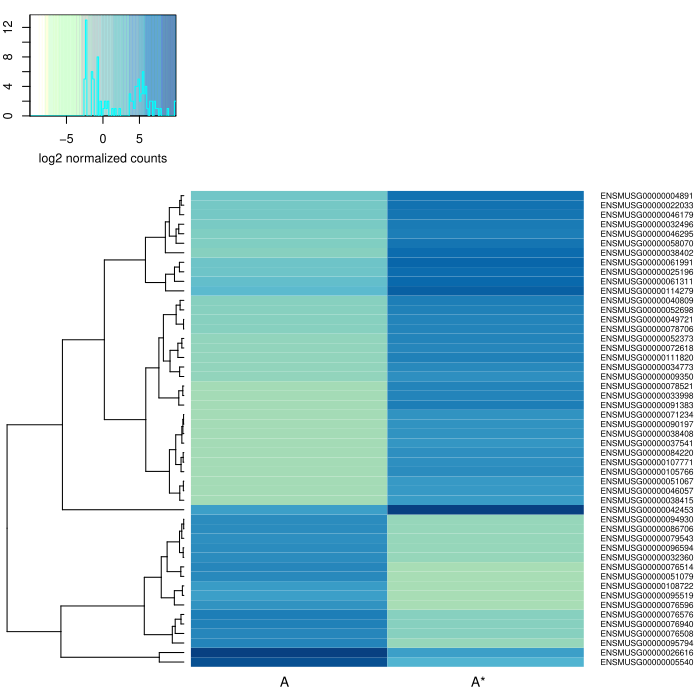

The script that drew this image:
#! /usr/bin/env Rscript
suppressMessages(library("gplots"))
library("RColorBrewer")

args <- commandArgs(TRUE)
input <- args[1]
topx <- as.numeric(args[2])
output <- args[3]

ddsr <- read.csv(input, header=TRUE, sep=",")
ddsr <- ddsr[rev(order(abs(ddsr$log2FoldChange))) , ]
ddsrNoNA <- ddsr[ !is.na(ddsr$log2FoldChange) , ]
ddsrNoNA <- ddsrNoNA[ !is.na(ddsrNoNA$padj) , ]
ddsrNoNA <- ddsrNoNA[ ddsrNoNA$baseMean > 0.0 , ]
ddsrNoNAp05 <- ddsrNoNA[ ddsrNoNA$padj < 0.05 , ]

countx <- vector()
county <- vector()
for(i in 1:topx){
    logfc <- ddsrNoNAp05$log2FoldChange[i]
    fc <- 2**abs(logfc)
    j <- ddsrNoNAp05$baseMean[i]/(fc+1)
    if (logfc > 0){
        countx <- c(countx,log(j))
        county <- c(county,log(j*fc))
    } else {
        countx <- c(countx,log(j*fc))
        county <- c(county,log(j))
    }
}
ids <- ddsrNoNAp05$X[1:topx]

pdf(output)
hmcol <- colorRampPalette(brewer.pal(9, "GnBu"))(100)
m <- c(2,floor(max(nchar(as.character(ids)))/2.5))
heatmap.2(cbind(countx,county), col = hmcol, Rowv = TRUE, Colv = FALSE, scale = "none", dendrogram = "row", trace = "none", srtCol=0, labCol = c("A","A*"), margin=m, labRow = ids, cexRow = 0.6, cexCol = 1, key.title = NA, key.ylab = NA, key.xlab = "log2 normalized counts")
#, distfun=function(x) as.dist(1-cor(t(x))), hclustfun=function(x) hclust(x, method="average"))
graphics.off()
